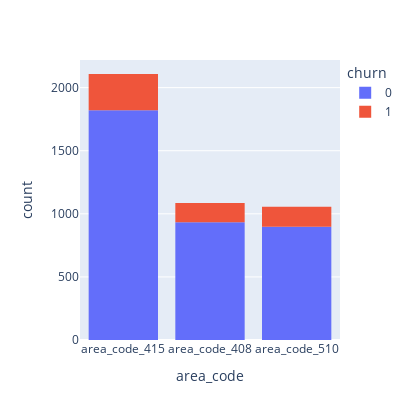

Write notebook code for a chart like this one.
### Code cell
fig = px.histogram(data_frame=train, x="area_code", color="churn", width=420, height=420)
fig.show()

### Figure 1 — Plotly figure (JSON) as saved in the notebook; plotly's stock layout.template omitted (floating-point values rounded to 4 significant figures; data arrays with more than 128 entries replaced by an {"elided": "..."} marker saying what was removed)
{"data": [{"alignmentgroup": "True", "bingroup": "x", "hovertemplate": "churn=0<br>area_code=%{x}<br>count=%{y}<extra></extra>", "legendgroup": "0", "marker": {"color": "#636efa", "pattern": {"shape": ""}}, "name": "0", "offsetgroup": "0", "orientation": "v", "showlegend": true, "type": "histogram", "x": {"elided": "3652 str values"}, "xaxis": "x", "yaxis": "y"}, {"alignmentgroup": "True", "bingroup": "x", "hovertemplate": "churn=1<br>area_code=%{x}<br>count=%{y}<extra></extra>", "legendgroup": "1", "marker": {"color": "#EF553B", "pattern": {"shape": ""}}, "name": "1", "offsetgroup": "1", "orientation": "v", "showlegend": true, "type": "histogram", "x": {"elided": "598 str values"}, "xaxis": "x", "yaxis": "y"}], "layout": {"barmode": "relative", "height": 420, "legend": {"title": {"text": "churn"}, "tracegroupgap": 0}, "margin": {"t": 60}, "width": 420, "xaxis": {"anchor": "y", "domain": [0, 1], "title": {"text": "area_code"}}, "yaxis": {"anchor": "x", "domain": [0, 1], "title": {"text": "count"}}}}
